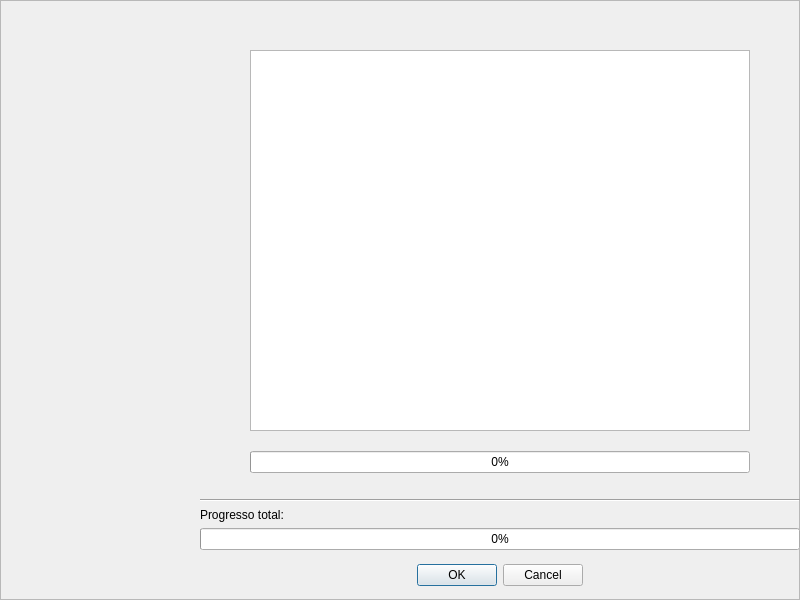
<?xml version="1.0" encoding="UTF-8"?>
<ui version="4.0">
 <class>ScreenShow</class>
 <widget class="QFrame" name="ScreenShow">
  <property name="windowModality">
   <enum>Qt::WindowModal</enum>
  </property>
  <property name="geometry">
   <rect>
    <x>0</x>
    <y>0</y>
    <width>800</width>
    <height>600</height>
   </rect>
  </property>
  <property name="sizePolicy">
   <sizepolicy hsizetype="MinimumExpanding" vsizetype="MinimumExpanding">
    <horstretch>0</horstretch>
    <verstretch>0</verstretch>
   </sizepolicy>
  </property>
  <property name="windowTitle">
   <string>WizardPage</string>
  </property>
  <property name="styleSheet">
   <string notr="true">QFrame#background {
	background-image: url(:/images/images/background.png);
}</string>
  </property>
  <widget class="QFrame" name="background">
   <property name="geometry">
    <rect>
     <x>0</x>
     <y>0</y>
     <width>800</width>
     <height>600</height>
    </rect>
   </property>
   <property name="frameShape">
    <enum>QFrame::StyledPanel</enum>
   </property>
   <property name="frameShadow">
    <enum>QFrame::Raised</enum>
   </property>
   <widget class="QWidget" name="center" native="true">
    <property name="geometry">
     <rect>
      <x>200</x>
      <y>0</y>
      <width>600</width>
      <height>550</height>
     </rect>
    </property>
    <layout class="QGridLayout" name="gridLayout_2">
     <item row="3" column="0">
      <widget class="QProgressBar" name="global_progress_bar">
       <property name="value">
        <number>0</number>
       </property>
      </widget>
     </item>
     <item row="1" column="0">
      <widget class="Line" name="line">
       <property name="orientation">
        <enum>Qt::Horizontal</enum>
       </property>
      </widget>
     </item>
     <item row="2" column="0">
      <widget class="QLabel" name="global_progress_label">
       <property name="text">
        <string>Progresso total:</string>
       </property>
      </widget>
     </item>
     <item row="0" column="0">
      <widget class="QWidget" name="current_process" native="true">
       <layout class="QGridLayout" name="gridLayout_6">
        <property name="leftMargin">
         <number>50</number>
        </property>
        <property name="topMargin">
         <number>50</number>
        </property>
        <property name="rightMargin">
         <number>50</number>
        </property>
        <property name="bottomMargin">
         <number>20</number>
        </property>
        <property name="verticalSpacing">
         <number>20</number>
        </property>
        <item row="1" column="1">
         <widget class="QProgressBar" name="local_progress_bar">
          <property name="value">
           <number>0</number>
          </property>
         </widget>
        </item>
        <item row="0" column="1">
         <layout class="QGridLayout" name="object_central">
          <item row="0" column="0">
           <widget class="QTextEdit" name="textEdit"/>
          </item>
         </layout>
        </item>
       </layout>
      </widget>
     </item>
    </layout>
   </widget>
   <widget class="QWidget" name="buttom" native="true">
    <property name="geometry">
     <rect>
      <x>200</x>
      <y>550</y>
      <width>600</width>
      <height>50</height>
     </rect>
    </property>
    <layout class="QGridLayout" name="gridLayout_7">
     <item row="0" column="0">
      <widget class="QDialogButtonBox" name="button_box">
       <property name="standardButtons">
        <set>QDialogButtonBox::Cancel|QDialogButtonBox::Ok</set>
       </property>
       <property name="centerButtons">
        <bool>true</bool>
       </property>
      </widget>
     </item>
    </layout>
   </widget>
  </widget>
 </widget>
 <resources>
  <include location="../../../resources/wizard.qrc"/>
 </resources>
 <connections/>
</ui>
